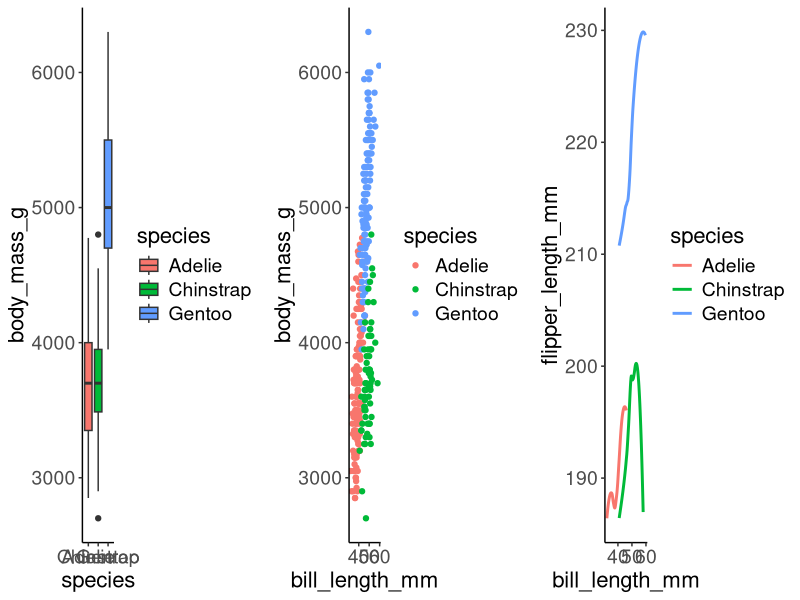
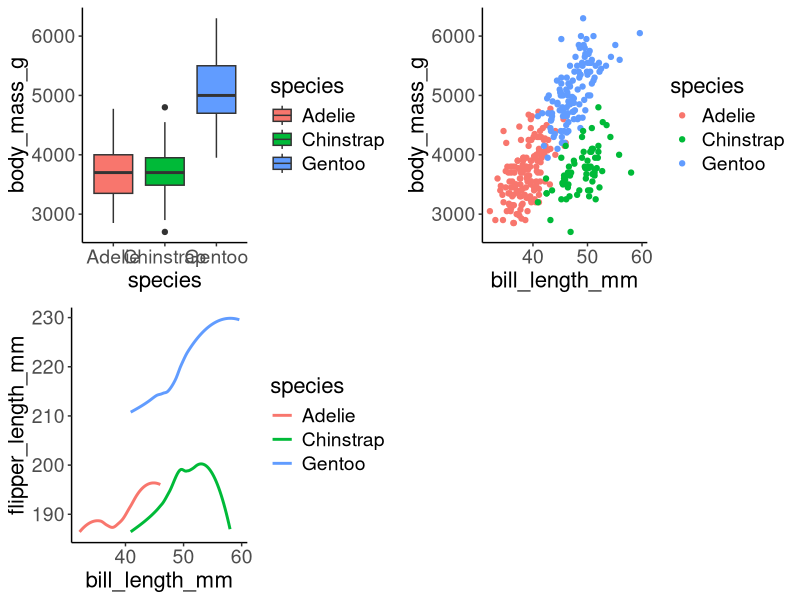
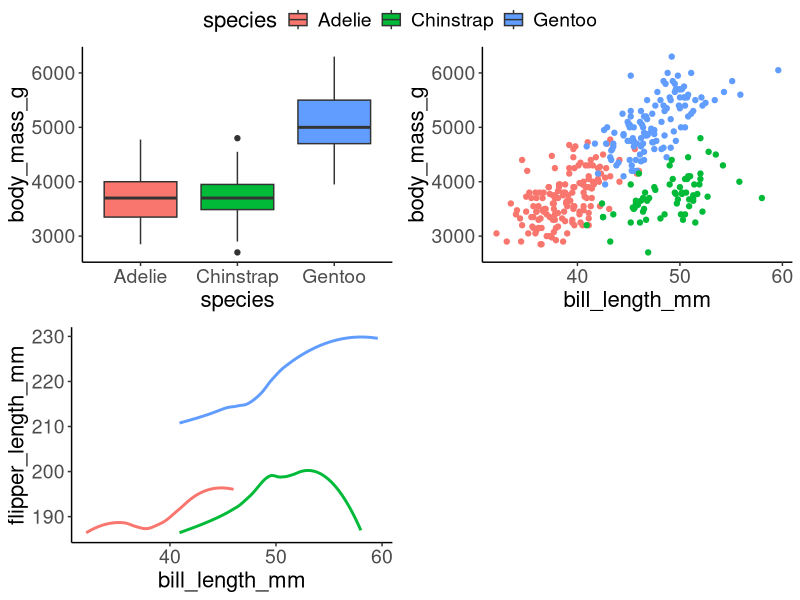
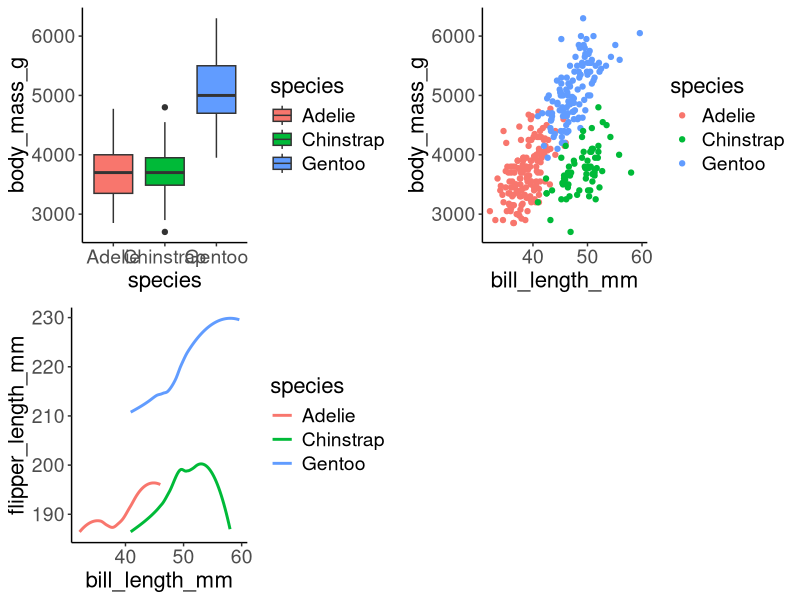
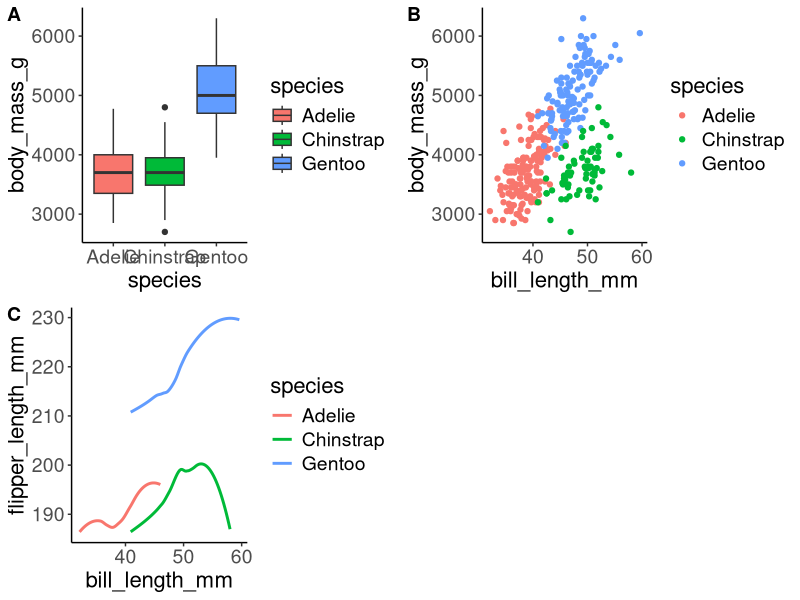
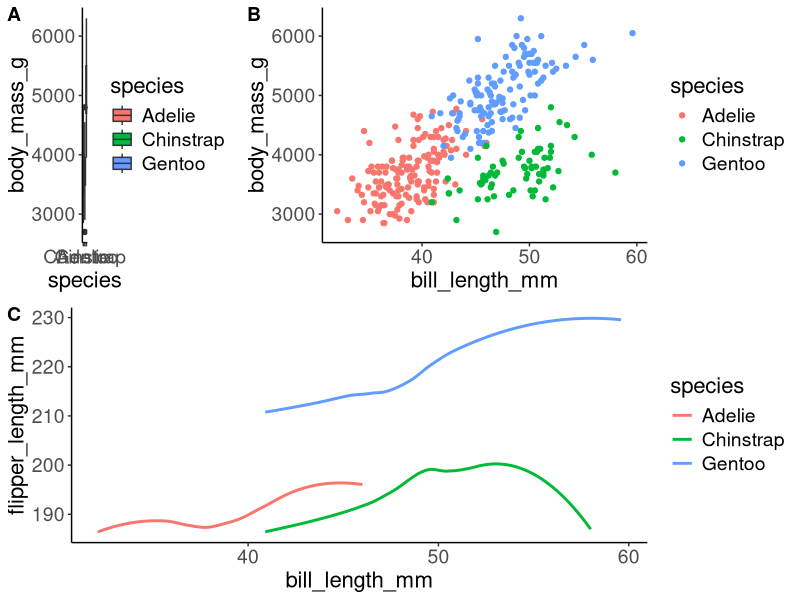
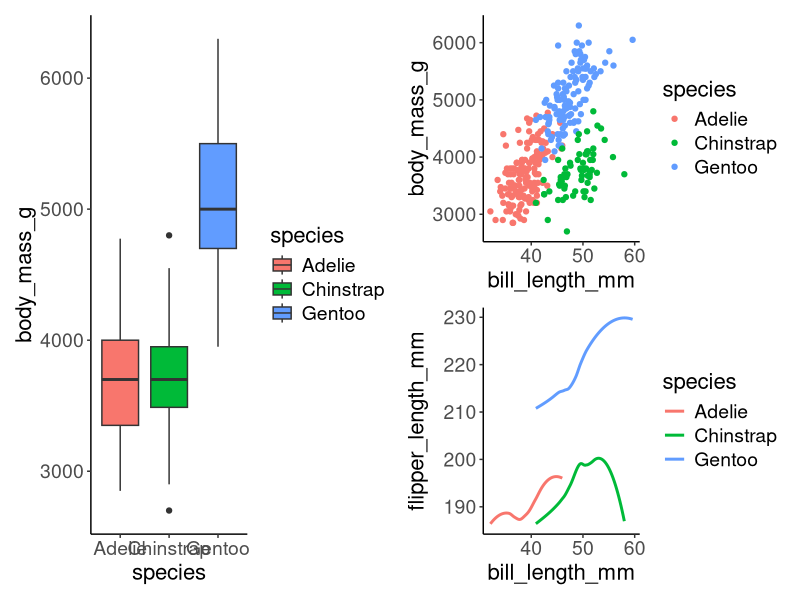
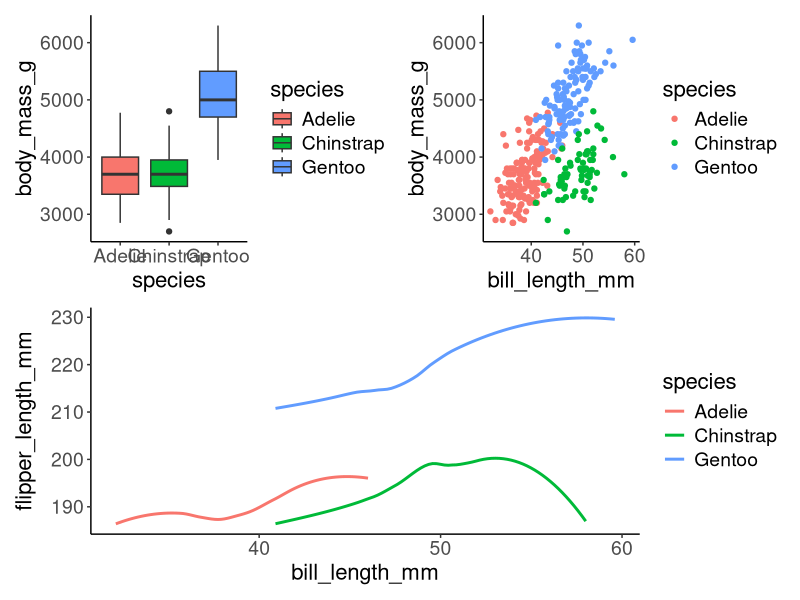

Recreate these plots in R, in order.
## ---- chunk 1
knitr::opts_chunk$set(echo = TRUE, message=F, warning=F, comment = ' ', cache=TRUE,
                      fig.height=5)
setwd(here::here('slides/lectures'))
library(tidyverse)
library(palmerpenguins)
library(ggpubr)
library(cowplot)
library(patchwork)
theme_set(theme_classic()+theme(axis.text = element_text(size=14),
                                axis.title = element_text(size=16),
                                legend.text = element_text(size=14),
                                legend.title = element_text(size=16),
                                plot.title = element_text(size=18),
                                plot.subtitle = element_text(size=16),
                                plot.caption = element_text(size=12)))
## ---- chunk 2
plt1 <- ggplot(penguins, aes(x = species, y = body_mass_g, fill=species)) +
  geom_boxplot()

plt2 <- ggplot(penguins, aes(x = bill_length_mm, y = body_mass_g,
                             color = species))+
  geom_point()

plt3 <- ggplot(penguins, aes(x = bill_length_mm, y = flipper_length_mm, 
                             color = species))+
  geom_smooth(se=F)
## ---- chunk 3
ggarrange(plt1,plt2, plt3, nrow=1)
## ---- chunk 4
ggarrange(plt1, plt2, plt3, ncol = 2, nrow=2)
## ---- chunk 5
ggarrange(plt1, plt2, plt3, ncol = 2, nrow=2, common.legend = TRUE)
## ---- chunk 6
cowplot::plot_grid(plt1, plt2, plt3, nrow = 2, ncol = 2)
## ---- chunk 7
cowplot::plot_grid(plt1, plt2, plt3, nrow = 2, ncol = 2, labels = c('A','B','C'))
## ---- chunk 8
grid1 = cowplot::plot_grid(plt1, plt2, nrow = 1, rel_widths=c(0.3, 0.7),
                           labels=c('A','B'))
cowplot::plot_grid(grid1, plt3, nrow=2, labels = c('', 'C'))


## ---- chunk 9
plt1 | plt2 / plt3
## ---- chunk 10
(plt1 | plt2) / plt3
## ---- chunk 11
plt1 + plt2 + plt3 + plot_layout(ncol = 2)
